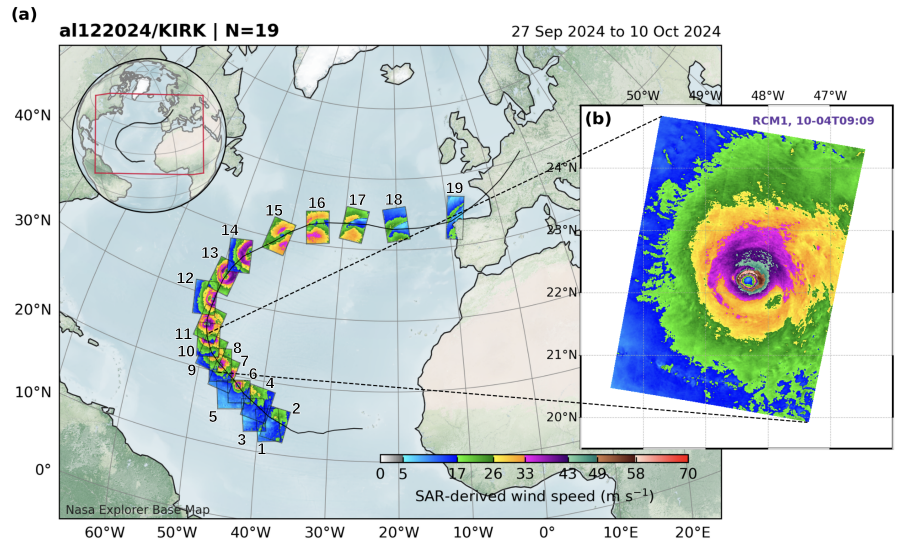
#> input picture images/research/avenas+2027.png, 1794 x 1084 px (shown at 1/2 size)
$ python -i optimize_images.py   (imports and definitions only)
#> lines starting #> are read from the running program, lines starting #| are printed output that depends on the picture
#!/usr/bin/env python3
"""Make lightweight web versions (WebP) of the images shown on the site.

Originals are left untouched; web versions are written to a `web/` folder next
to them (e.g. images/research/web/tsukada2024.webp), and the HTML points at
those. Only new or changed originals are converted unless --force is given.

    python3 tools/optimize_images.py           # convert new/changed images
    python3 tools/optimize_images.py --force   # rebuild everything

After adding a new paper figure to images/research/, run this script and use
images/research/web/<name>.webp in research.html and research_en.html.
"""
import argparse
import io
from pathlib import Path

from PIL import Image, ImageCms, ImageOps

ROOT = Path(__file__).resolve().parent.parent

# (glob relative to the site root, max width in px, WebP quality)
JOBS = [
    ("images/research/*.png", 1000, 85),   # paper figures: cards are at most ~630 px wide
    ("images/research/*.jpg", 1000, 85),
    ("images/research/*.jpeg", 1000, 85),
    ("images/profile/prof_fc_ice.jpg", 1400, 84),   # profile photo (shown cropped to 4:5)
    ("images/profile/cover_image.png", 1200, 88),   # intro image on the top page (old, 600 px)
    ("images/profile/cover_image_origin.png", 1200, 86),   # intro image on the top page (full resolution)
    ("images/covers/cover4.jpg", 900, 80),          # photo cards on the top page
    ("images/covers/cover7.jpg", 900, 80),
    ("images/covers/cover10.jpg", 900, 80),
]

SRGB = ImageCms.createProfile("sRGB")


def to_srgb(im: Image.Image) -> Image.Image:
    """Convert images tagged with another colour space (e.g. iPhone Display P3) to sRGB."""
    icc = im.info.get("icc_profile")
    if not icc:
        return im
    src = ImageCms.ImageCmsProfile(io.BytesIO(icc))
    if "srgb" in ImageCms.getProfileDescription(src).lower():
        return im
    mode = "RGBA" if "A" in im.getbands() else "RGB"
    return ImageCms.profileToProfile(im.convert(mode), src, SRGB, outputMode=mode)


def convert(src: Path, max_w: int, quality: int, force: bool) -> None:
    dst = src.parent / "web" / f"{src.stem}.webp"
    if dst.exists() and not force and dst.stat().st_mtime >= src.stat().st_mtime:
        return
    dst.parent.mkdir(exist_ok=True)
    with Image.open(src) as im:
        im = ImageOps.exif_transpose(im)               # respect camera orientation
        im = to_srgb(im)
        has_alpha = "A" in im.getbands() and im.getchannel("A").getextrema()[0] < 255
        im = im.convert("RGBA" if has_alpha else "RGB")  # drop unused alpha
        if im.width > max_w:
            im = im.resize((max_w, round(im.height * max_w / im.width)), Image.LANCZOS)
        im.save(dst, "WEBP", quality=quality, method=6)  # metadata (EXIF etc.) is not copied
    print(f"{src.relative_to(ROOT)}  {src.stat().st_size // 1024:>5} KB  ->  "
          f"{dst.relative_to(ROOT)}  {dst.stat().st_size // 1024:>4} KB  ({im.width}x{im.height})")


def main() -> None:
    ap = argparse.ArgumentParser(description=__doc__.splitlines()[0])
    ap.add_argument("--force", action="store_true", help="rebuild even if the web version is up to date")
    args = ap.parse_args()
    for pattern, max_w, quality in JOBS:
        for src in sorted(ROOT.glob(pattern)):
            convert(src, max_w, quality, args.force)


# [2 lines not run here, left out]

>>> from PIL import Image
>>> picture = Image.open('../images/research/avenas+2027.png')
#> picture is the input picture: PIL image 1794x1084 RGBA; mean R, G, B, A 199.5, 210.8, 207.4, 255
>>> result = to_srgb(picture)
#> in to_srgb, `mode = "RGBA" if "A" in im.getbands() else "RGB"`: mode = 'RGBA'
#> in to_srgb, `return ImageCms.profileToProfile(im.convert(mode), src, SRGB, outputMo..`:
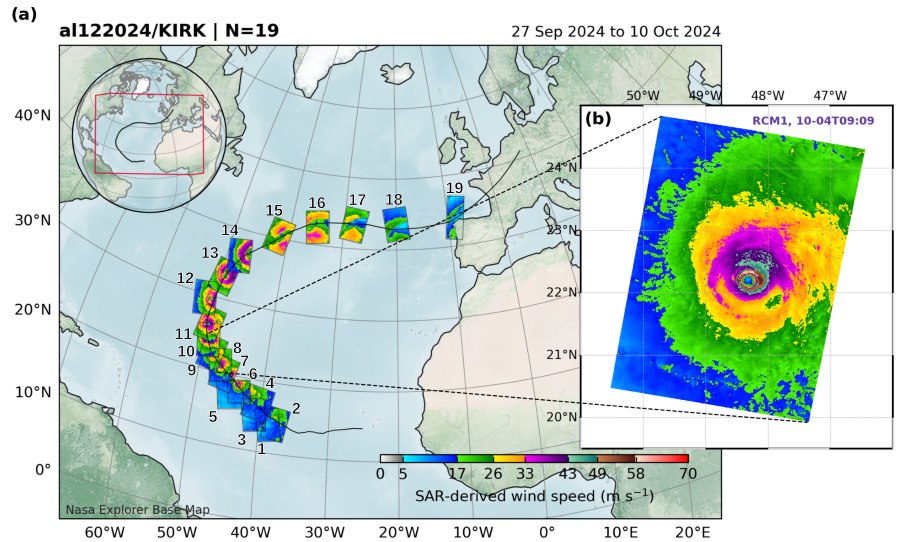
#> returned value: PIL image 1794x1084 RGBA (shown at 1/2 size); mean R, G, B, A 194.4, 210.9, 203.1, 255
